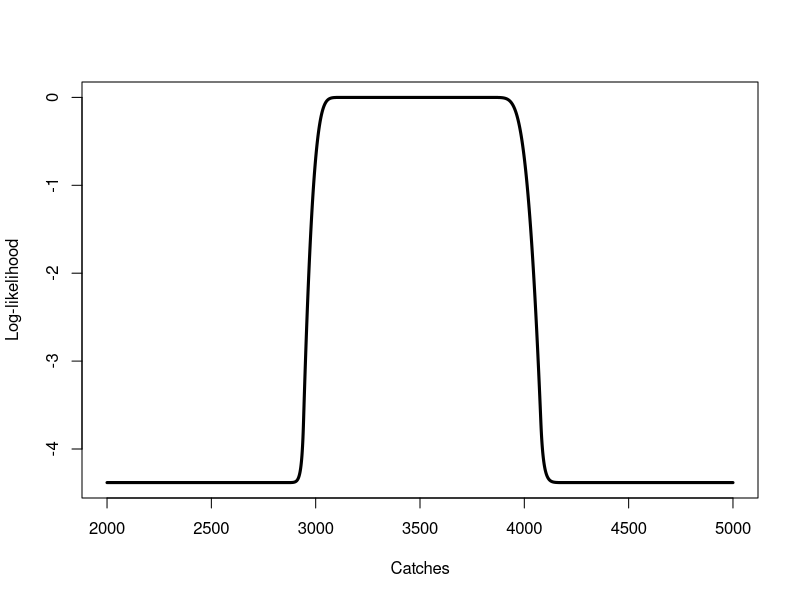
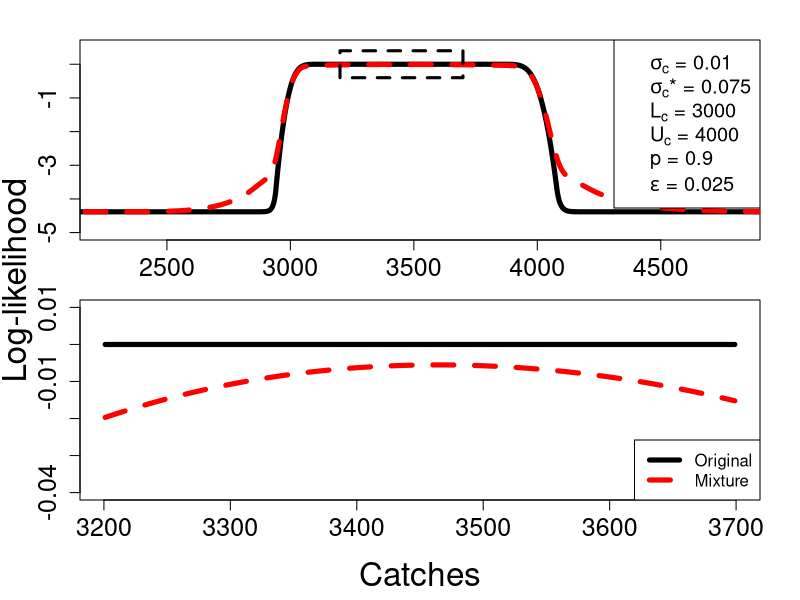

Source code (R) for these figures, in order:
## ---- chunk 1
# credit for this code https://stat.ethz.ch/pipermail/r-help/2011-July/283736.html
set.seed(1001)
shape = 2
scale = 3
z <- rgamma(10000, shape = shape ,scale = scale)
var(z)
# shoudl be close to 
shape * scale^2
# calculate CV
1/sqrt(shape)
sd(z) / mean(z) # compare to cv
#> [1] 1.002399
## inverse link GLM
g1 <- glm(z ~ 1, family = Gamma(link = "inverse"))
#Here the intercept estimate is 0.167 , which is very
#nearly 1/6 = 1/(shape*scale) -- i.e. the Gamma GLM is
#parameterized in terms of the mean (on the inverse scale).  
# If you want to recover the scale parameter for the intercept case, then
summary(g1)$dispersion / coef(g1)[1]

## to get the scale parameter the log-link gamma model
g2 <- glm(z ~ 1, family = Gamma(link = "log"))
## scale param
summary(g2)$dispersion * exp(coef(g2)[1])
## shape param
1 / summary(g2)$dispersion
# the shape parameter (the reciprocal of the dispersion parameter)
## ---- chunk 2
set.seed(123)
## generate nbinomial draw
n_sim = 100
phi = 100 # also = r 
mu = rlnorm(n_sim, log(5), 0.4)
var = mu + (mu^2/phi)
p_success = phi/(phi+mu)  ## probability of success in each trial.
p_fail = (var - mu) / var ## probability of failure in each trial.
head(cbind(p_success, p_fail, 1 - p_success))
## 
r = mu^2 / (var - mu) ## = phi
n = mu * (p_success / p_fail)
summary(r)
summary(p_fail)
## simulates the number of failures which occur in a sequence of Bernoulli 
## trials before a target number of successes is reached
y_sim = rnbinom(n_sim, size = phi, mu = mu)

## Calculate the densities the two ways
sum(dnbinom(y_sim, size = phi, mu = mu, log = T))
sum(dnbinom(y_sim, size = n, prob = p_success, log = T))
## ---- chunk 3

#' Return the Pdf for the dirichlet multinomial tried to copy from The 
#' thorson paper. He deviates from the classic formulation by pulling out (x!) 
#' of the denominator from the right hand product
#' and moving it to the left denominator
#' @param: obs vector of observed compositions assumes sum(pi) = 1
#' @param: fitted vector of fiited compositions assumes sum(pi_fitted) = 1 
#' @param: beta variance inflation coefficient
#' @param: n is the total number of samples in the available data (which is restricted to any non-negative real number),
#' @return PDF
#'
ddirichmult = function(obs, beta, n, fitted, log = F) {
  if(sum(pi) != 1)
    stop("pi needs to sum to 1")
  if(sum(fitted) != 1)
    stop("pi_fitted needs to sum to 1")
  val = (lgamma(n + 1) + lgamma(beta)) - (lgamma(n + beta) + 
               sum(lgamma(n*obs + 1))) + sum(lgamma(n*obs + beta * fitted) 
                                             - lgamma(beta* fitted))
  if(log == F)
    val = exp(val)
  return(val)
}

#' returns the negative log-likelihood for the dirichlet multinomial
#' this is used in the TMB code, parameterised as theta.
ddirichmult_alt = function(obs, theta, fitted) {
  N_eff = sum(obs)
  obs_prop = obs / N_eff
  sum1 = sum2 = 0
  for(i in 1:length(obs)) {
    sum1 = sum1 + lgamma(N_eff * obs_prop[i] + 1);
    sum2 = sum2 + lgamma(N_eff * obs_prop[i] + theta * N_eff * 
                           fitted[i]) - lgamma(theta * N_eff * fitted[i])
  }
  nll = (lgamma(N_eff + 1) - sum1 + lgamma(theta * N_eff) - 
           lgamma(N_eff + theta * N_eff) + sum2);
  return(nll)
}

## run an example
set.seed(123)
n = 1000 ## sample size
pi = rnorm(10, 50, 10)
pi_fitted = rnorm(10,  50, 10)
pi = pi / sum(pi)
pi_fitted = pi_fitted / sum(pi_fitted)
size = n 
x = pi * n
beta = 7
theta = beta / n
## evaluate different functions
ddirichmult_alt(obs = x, theta = beta / sum(x), fitted = pi_fitted)
ddirichmult(obs = x / sum(x), n = sum(x), fitted = pi_fitted,  beta = beta, log = T)

## ---- chunk 4
set.seed(123)
sig = 0.5
mu_x = -0.5*sig*sig
x = rlnorm(100, mu_x, sig) # simulate lognormal variable
sum(dnorm(log(x), mu_x, sig, log = T)) # evaluate log-like for normal-log
sum(dlnorm(x, mu_x, sig, log = T))# evaluate log-like for lognormal
sum(dnorm(log(x), mu_x, sig, log = T) - log(x))# evaluate log-like for normal-log adjusted
## ---- chunk 5
#'
#' Follows Cadigan (2016) "A state-space stock assessment model for northern cod
#' including under-reported and variable nvatural mortality rates" Equation~7. 
#' This function shows the log-likelihood surface between bounds for a range of
#' parameters and catches

posfun = function(x, eps) {
  denom = 2;
  denom = denom - x/eps;
  ans = ifelse(x > eps, x, eps/denom);
  penalty = ifelse(x > eps, 0.0, 0.01 * (x - eps) * (x - eps));
  return(list(new_x = ans, pen = penalty))
}

#' catches<vector> catches to look at the profile over
#' upper<scalar> upper bound for censored likelihood
#' lower<scalar> lower bound for censored likelihood
#' sigma<scalar> standard deviation for censored likelihood
#' delta<scalar> delta the minium to look at 

catch_ll = function(catches, upper, lower, sigma, delta) {
  ll = vector()
  for(i in 1:length(catches)) {
    diff = pnorm(log(upper / catches[i]) / sigma) - 
      pnorm(log(lower / catches[i]) / sigma)
    ad_buffer = posfun(diff, delta)
    ll[i] = log(ad_buffer$new_x) + ad_buffer$pen
  }
  return(ll)
}

## run through
L_y = 3000
U_y = 4000
sigma = 0.01
delta = 0.025
catches = seq(2000,5000, by = 1)
ll = catch_ll(catches, upper = U_y, lower = L_y, sigma, delta)

plot(catches, ll, type = "l", lwd = 3, lty = 1, xlab = "Catches", ylab = "Log-likelihood")


#' Issues with the above "The log-likelihood can be very small even for values of Cy that are slightly
#' outside of the bounds, and this can lead to problems when optimisizing the likelihood."
#' Add a mixture
#'
#'
catch_ll_mixture = function(catches, upper, lower, sigma, prob, sigma_astrix, delta) {
  ll = vector()
  for(i in 1:length(catches)) {
    diff = (prob * pnorm(log(upper / catches[i]) / sigma) + (1 - prob) * pnorm(log(upper / catches[i]) / sigma_astrix)) - 
      (prob * pnorm(log(lower / catches[i]) / sigma) + (1 - prob) * pnorm(log(lower / catches[i]) / sigma_astrix))
    ad_buffer = posfun(diff, delta)
    ll[i] = log(ad_buffer$new_x) + ad_buffer$pen
  }
  return(ll)
}

sigma_astrix = 0.075
prob = 0.9
ll_mix = catch_ll_mixture(catches, upper = U_y, lower = L_y, sigma, prob, sigma_astrix, delta)


par(mfrow= c(2,1), oma = c(3,3,1,1), mar = c(2,1,1,1), cex.lab = 2, cex.axis = 1.5)
plot(catches, ll, type = "l", lwd = 5, lty = 1, xlab = "", ylab = "", ylim = c(-5, 0.5), xlim = c(2250, 4800))
lines(catches, ll_mix, lty = 2, lwd = 5, col = "red")
legend('topright', cex = 1.2, legend = c(expression(paste(sigma[c], " = ", 0.01)), expression(paste(sigma[c], "* = ", 0.075)),
                              expression(paste(L[c], " = ", 3000)), expression(paste(U[c], " = ", 4000)),
                              expression(paste(p, " = ", 0.9)), expression(paste(epsilon, " = ", 0.025))))
#legend("topright", legend = c("Original", "Mixture"), col = c("black","red"), lwd = 5, lty = c(1,2))
## is the top of flat
catch_ndx = catches > (L_y + 200) & catches < (U_y - 300)
polygon(x = c(min(catches[catch_ndx]), min(catches[catch_ndx]), max(catches[catch_ndx]),max(catches[catch_ndx])), y = c(-0.4, 0.4, 0.4, -0.4), lwd = 3, lty = 2)
plot(catches[catch_ndx], ll[catch_ndx], type = "l", lwd = 5, ylim = c(-0.04, 0.01), ylab = "", xlab = "", xlim = c(min(catches[catch_ndx]), max(catches[catch_ndx])))
lines(catches[catch_ndx], ll_mix[catch_ndx], lwd = 5, col = "red", lty = 2)
legend("bottomright", legend = c("Original", "Mixture"), col = c("black","red"), lwd = 5, lty = c(1,2))
mtext(side = 2, outer = T, adj = 0.5, las = 3, text = "Log-likelihood", line = 1.5, cex = 2)
mtext(side = 1, outer = T, adj = 0.5, las = 1, text = "Catches", line = 1.5, cex = 2)

